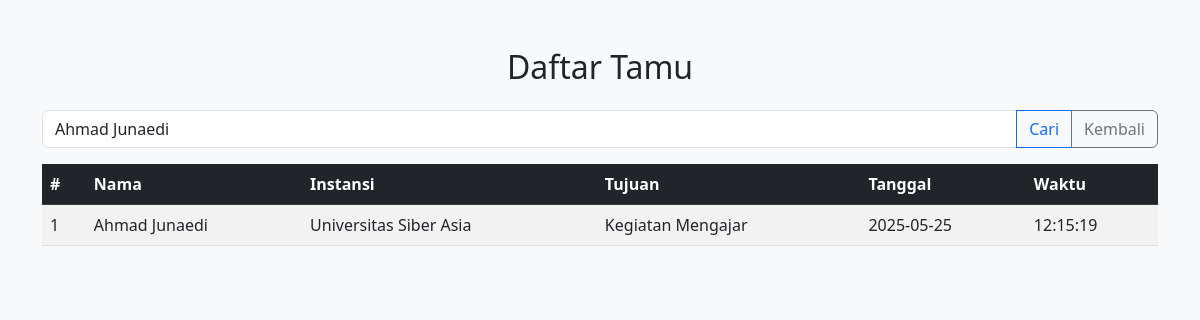
Screenshot of /daftar.php?cari=Ahmad Junaedi with the database file from the repository.
### tables this page shows
CREATE TABLE `buku_tamu` (
  `id` int(11) NOT NULL,
  `nama` varchar(100) DEFAULT NULL,
  `instansi` varchar(100) DEFAULT NULL,
  `tujuan` text DEFAULT NULL,
  `tanggal` date DEFAULT NULL,
  `waktu` time DEFAULT NULL
);

### daftar.php (the view, shortened to what this page needs)
<?php
include 'koneksi.php';
?>
<!DOCTYPE html>
<html lang="id">
<head>
    <link href="https://cdn.jsdelivr.net/npm/bootstrap@5.3.0/dist/css/bootstrap.min.css" rel="stylesheet">
</head>
<body class="bg-light">
<div class="container mt-5">
    <h2 class="mb-4 text-center">Daftar Tamu</h2>
    <form method="get" class="mb-3">
        <div class="input-group">
            <input type="text" name="cari" class="form-control" placeholder="Cari nama atau instansi" value="<?= isset($_GET['cari']) ? $_GET['cari'] : '' ?>">
            <button class="btn btn-outline-primary" type="submit">Cari</button>
            <a href="index.php" class="btn btn-outline-secondary">Kembali</a>
        </div>
    </form>
    <table class="table table-striped table-hover">
        <thead class="table-dark">
            <tr>
                <th>#</th>
                <th>Nama</th>
                <th>Instansi</th>
                <th>Tujuan</th>
                <th>Tanggal</th>
                <th>Waktu</th>
            </tr>
        </thead>
        <tbody>
            <?php
            $no = 1;
            $cari = isset($_GET['cari']) ? "%{$_GET['cari']}%" : "%";
            $stmt = $conn->prepare("SELECT * FROM buku_tamu WHERE nama LIKE ? OR instansi LIKE ? ORDER BY id DESC");
            $stmt->bind_param("ss", $cari, $cari);
            $stmt->execute();
            $result = $stmt->get_result();
            while ($row = $result->fetch_assoc()):
            ?>
            <tr>
                <td><?= $no++ ?></td>
                <td><?= htmlspecialchars($row['nama']) ?></td>
                <td><?= htmlspecialchars($row['instansi']) ?></td>
                <td><?= htmlspecialchars($row['tujuan']) ?></td>
                <td><?= $row['tanggal'] ?></td>
                <td><?= $row['waktu'] ?></td>
            </tr>
            <?php endwhile; ?>
        </tbody>
    </table>
</div>
</body>
</html>

### rows the page displays
buku_tamu: nama "Ahmad Junaedi", instansi "Universitas Siber Asia", tujuan "Kegiatan Mengajar", tanggal "2025-05-25", waktu "12:15:19"
